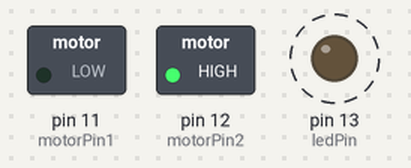
The sketch below on a simulated Arduino Uno, built with avr-gcc and run on an emulated ATmega328P. On the bench: switched loads named in the sketch (green lamp = pin HIGH), output pins drawn as LEDs (lit = HIGH). Dashed ring = blinking.

Above: at 0.5 s.
Timing chart, 0 to 3.0 s (numbered marks = the images above):
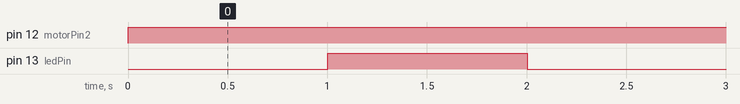

The sketch:

arduinoproject.ino
```cpp
const int ledPin =  13;      // the number of the LED pin
const int motorPin1 = 11;
const int motorPin2 = 12;

int ledState = LOW;             // ledState used to set the LED
long previousMillis = 0;        // will store last time LED was updated
int rotation = 0;

long interval = 1000;           // interval at which to blink (milliseconds)

void setup() {
  // set the digital pins as output:
  pinMode(ledPin, OUTPUT);
  pinMode(motorPin1,OUTPUT);
  pinMode(motorPin2,OUTPUT);
}

void loop()
{

  unsigned long currentMillis = millis();

  if(currentMillis - previousMillis > interval) {
    // save the last time you blinked the LED
    previousMillis = currentMillis;

    // if the LED is off turn it on and vice-versa:
    if (ledState == LOW)
      ledState = HIGH;
    else
      ledState = LOW;

    // set the LED with the ledState of the variable:
    digitalWrite(ledPin, ledState);
  }
 if (Serial.available() > 0) {    // is a character available?
    rotation = Serial.read();
    if (rotation == 1)
    {
     //For Anti Clock-wise motion
      digitalWrite(motorPin1,HIGH) ;
      digitalWrite(motorPin2,LOW) ;
    }
 }
 else
    {
    //For Clock-wise motion
      digitalWrite(motorPin1,LOW) ;
      digitalWrite(motorPin2,HIGH) ;
    }


}
```

Measured:
- by itself, pin 12 (motorPin2): LOW → HIGH at 0.00 s
- by itself, pin 13 (ledPin): alternates HIGH for 1.0 s and LOW for 1.0 s
